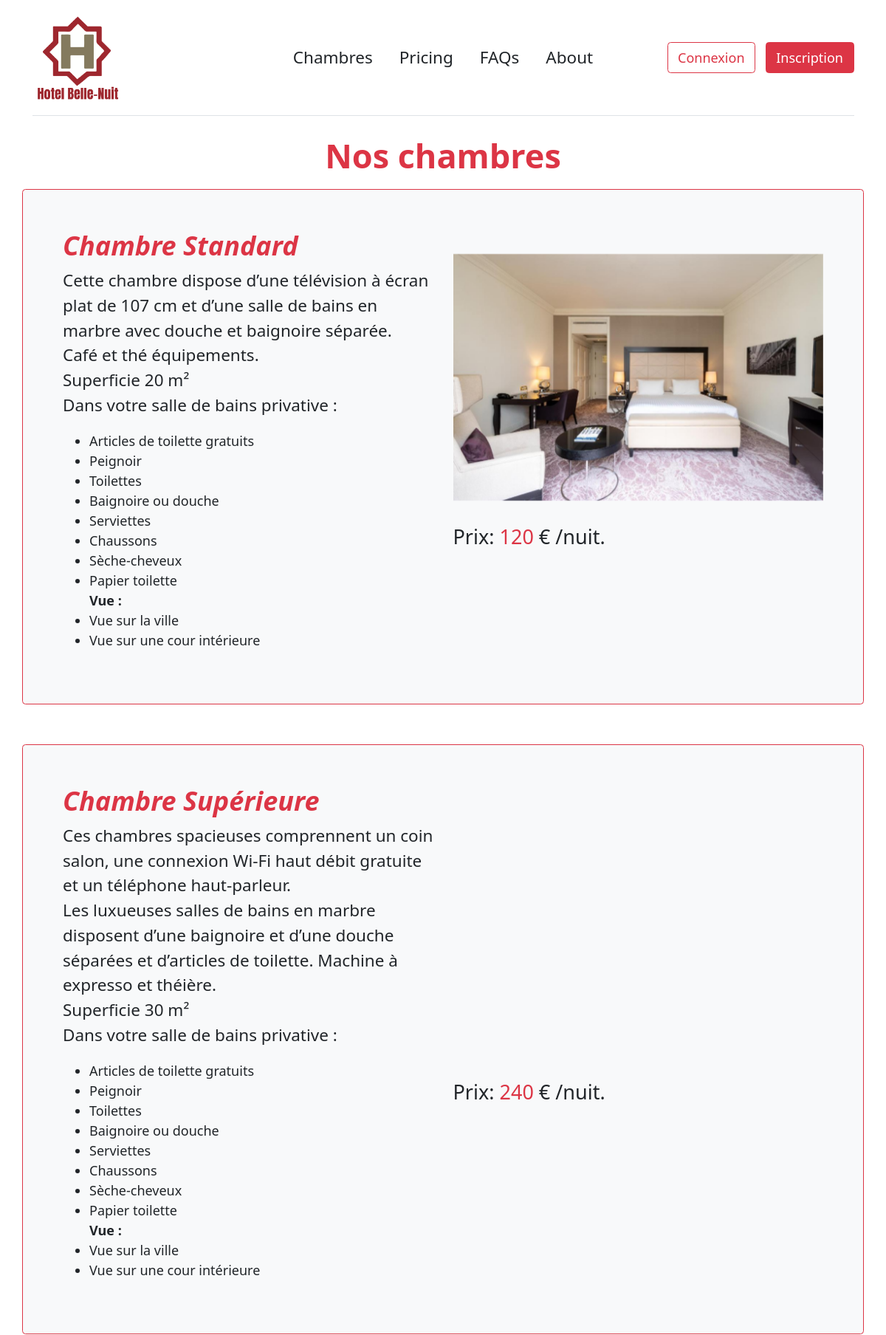
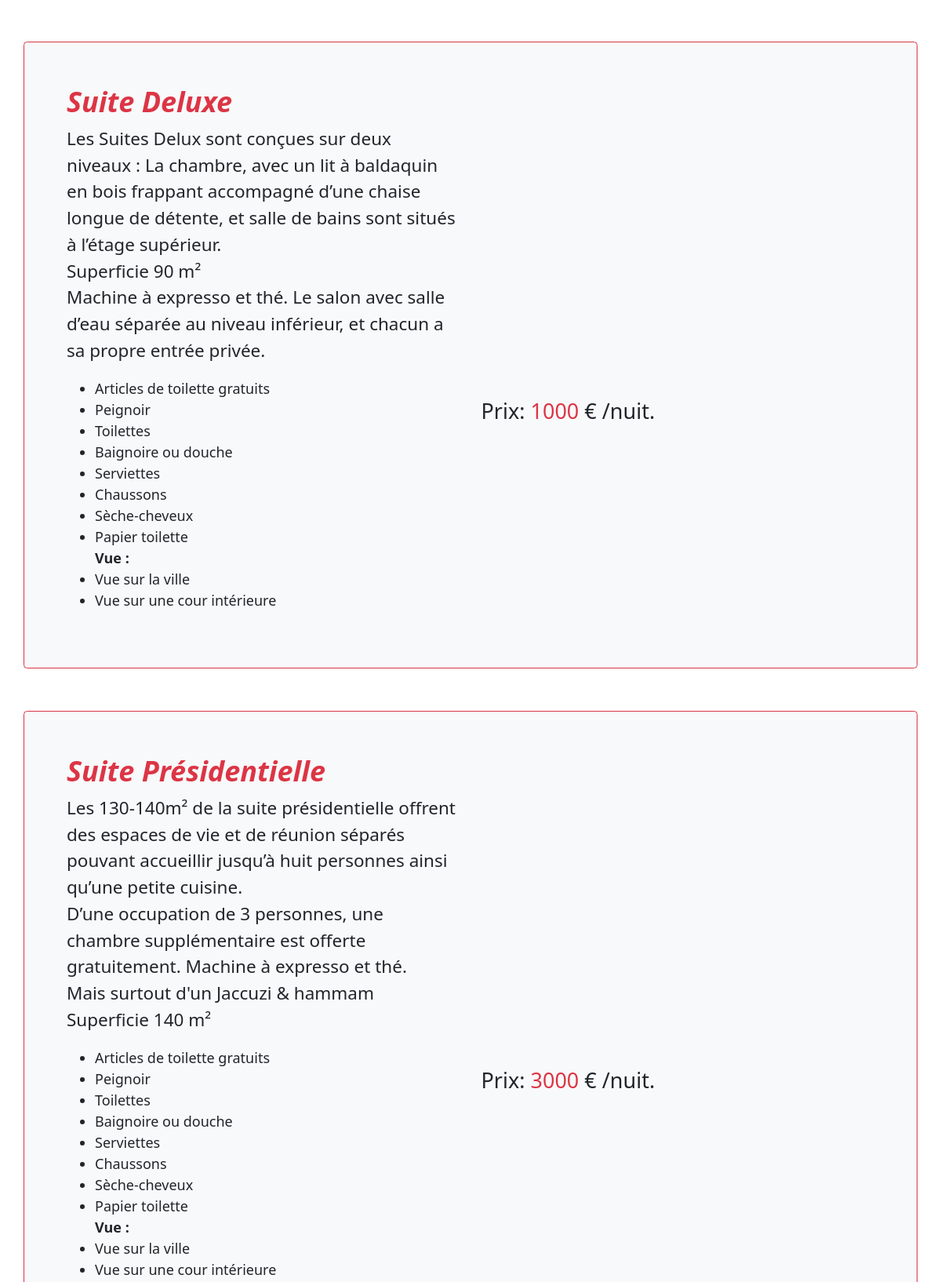
/bedrooms.php (upper part), run on the app's committed database (2 pictures, top to bottom).
### tables this page shows
CREATE TABLE IF NOT EXISTS `bedroom` (
  `bedroom_id` int(11) NOT NULL AUTO_INCREMENT,
  `bedroom_name` varchar(30) NOT NULL,
  `bedroom_description` text NOT NULL,
  `bedroom_bed` enum('double','twin','single') NOT NULL,
  `bedroom_people` int(11) NOT NULL,
  `bedroom_priceday` int(11) NOT NULL,
  `id_roomcategory` int(11) NOT NULL,
  PRIMARY KEY (`bedroom_id`),
  KEY `FK_category_beedroom` (`id_roomcategory`)
);

CREATE TABLE IF NOT EXISTS `picture` (
  `picture_id` int(11) NOT NULL AUTO_INCREMENT,
  `picture_name` varchar(50) NOT NULL,
  `picture_url` varchar(100) NOT NULL,
  `picture_description` text NOT NULL,
  PRIMARY KEY (`picture_id`)
);

### lib/php/fonctions.php (called while the page is built, shortened)
<?php
function getAllBedrooms () {
    $bdd = connectionBD();
    $stmt = $bdd->prepare('
    SELECT *
    FROM bedroom ');
    $stmt->execute();
    $bedrooms = $stmt->fetchAll(PDO::FETCH_ASSOC);
    return $bedrooms;
}
function getImagesBedroom($idBedroom){
    $bdd = connectionBD();
    $stmt = $bdd->prepare('
    SELECT p.picture_id,picture_name,picture_url,picture_description
    FROM picture p
    INNER JOIN gallery g on p.picture_id = g.id_picture
    INNER JOIN bedroom b on b.bedroom_id = g.id_bedroom
    WHERE b.bedroom_id = :idBedroom;');
    $stmt->bindValue(":idBedroom", $idBedroom);
    $stmt->execute();
    $images = $stmt->fetchAll(PDO::FETCH_ASSOC);
    return $images;
}

### bedrooms.php (the view)
<?php
require_once("gabarit/header.php");
require_once("gabarit/menu.php");
require_once("lib/php/fonctions.php");
$bedrooms = getAllBedrooms();
?>
<h1 class='text-center my-3 text-danger fw-bolder'>Nos chambres</h1>
<?php foreach ($bedrooms as $bedroom) : ?>
    <main class="container bg-light p-5 border border-danger rounded mb-5">
        <div class="row">
            <div class="col-6">
                <h2 class="text-danger fst-italic fw-bolder "><?= $bedroom['bedroom_name'] ?></h2>
                <p class="lead"><?= $bedroom['bedroom_description'] ?></p>
            </div>
            <div id="carouselExampleSlidesOnly" class="carousel slide col-6" data-bs-ride="carousel" data-bs-interval="3000">
                <div class="carousel-inner ">
                    <?php foreach ($bedrooms as $key => $bedroomImages) {
                        $images = getImagesBedroom($bedroom['bedroom_id']);
                        $bedroomsImages[$key]['image'] = $images;
                        $active = ($key == 0) ? 'active' : '';
                        echo '<div class="carousel-item ' . $active . '">';
                        echo '
                        <img src="' . $bedroomsImages[$key]["image"][$key]["picture_url"] . '" class="d-block w-100 active " alt="' . $bedroomsImages[$key]["image"][$key]["picture_description"].'">
                        </div>';}
                    ?>
                </div>
                <h4>Prix: <span class="text-danger"><?= $bedroom['bedroom_priceday'] ?> </span> € /nuit.</h4>
            </div>
        </div>
    </main>
<?php endforeach; ?>
<?php require_once("gabarit/footer.php"); ?>

### gabarit/header.php (shortened to what this page needs)
<!DOCTYPE html>
<html lang="fr">
<head>
    <link rel="stylesheet" href="ressources/bootstrap/css/bootstrap.min.css">
    <link rel="stylesheet" href="ressources/css/main.css">
    <link rel="stylesheet" href="ressources/css/signin.css">
</head>
<body>

### gabarit/menu.php (shortened to what this page needs)
<div class="container">
    <header class="d-flex flex-wrap align-items-center justify-content-center justify-content-md-between py-3 mb-4 border-bottom">
        <a href="index.php" class="d-flex align-items-center col-md-3 mb-2 mb-md-0 text-dark text-decoration-none">
            <img class="logo-menu" src="ressources/images/logo.png" alt="" srcset="">
        </a>
        <ul class="nav col-12 col-md-auto mb-2 justify-content-center mb-md-0 fs-5">
            <li><a href="bedrooms.php" class="nav-link px-6 link-dark">Chambres</a></li>
            <li><a href="#" class="nav-link px-6 link-dark">Pricing</a></li>
            <li><a href="#" class="nav-link px-6 link-dark">FAQs</a></li>
            <li><a href="#" class="nav-link px-6 link-dark">About</a></li>
        </ul>
        <?php
        if(isset($_SESSION['name'])){
           echo '
           <div class="col-md-3 text-end"><a href="profil.php"><button type="button" class="btn btn-warning text-dark">' . $_SESSION["surname"] . ' ' . $_SESSION["name"] .'</button></a>
           <a href="deconnection.php"><button type="button" class="btn btn-outline-danger me-2">Déconnexion</button></a>
           </div>';
        } else {
            echo '
            <div class="col-md-3 text-end">
            <a href="connection.php"><button type="button" class="btn btn-outline-danger me-2">Connexion</button></a>
                <a href="inscription.php"><button type="button" class="btn btn-danger">Inscription</button></a>
            </div>';
        }
        ?>
    </header>
</div>

### gabarit/footer.php (shortened to what this page needs)
</body>
</html>

### ressources/css/main.css (style rules this page uses)
html { font-size: 18px; }
.logo-menu { height: 120px; width: 120px; }
#carouselExampleSlidesOnly .carousel-item img { object-fit: contain; object-position: center; overflow: hidden; height: 50vh; }

### data on the page
bedroom: bedroom_name "Chambre Standard", bedroom_description "Cette chambre dispose d’une télévision à écran plat de 107 cm et d’une salle de bains en marbre avec douche et baignoire séparée. Café et thé équipements. Superficie 20 m² Dans votre salle de bains privative : Articles de toilette gratuits Peignoir Toilettes Baignoire ou douche Serviettes Chaussons Sèche-cheveux Papier toilette Vue : Vue sur la ville Vue sur une cour intérieure", picture.picture_url (picture), bedroom_priceday "120"
bedroom: bedroom_name "Chambre Supérieure", bedroom_description "Ces chambres spacieuses comprennent un coin salon, une connexion Wi-Fi haut débit gratuite et un téléphone haut-parleur. Les luxueuses salles de bains en marbre disposent d’une baignoire et d’une douche séparées et d’articles de toilette. Machine à expresso et théière. Superficie 30 m² Dans votre salle de bains privative : Articles de toilette gratuits Peignoir Toilettes Baignoire ou douche Serviettes Chaussons Sèche-cheveux Papier toilette Vue : Vue sur la ville Vue sur une cour intérieure", bedroom_priceday "240"
bedroom: bedroom_name "Suite Deluxe", bedroom_description "Les Suites Delux sont conçues sur deux niveaux : La chambre, avec un lit à baldaquin en bois frappant accompagné d’une chaise longue de détente, et salle de bains sont situés à l’étage supérieur. Superficie 90 m² Machine à expresso et thé. Le salon avec salle d’eau séparée au niveau inférieur, et chacun a sa propre entrée privée. Articles de toilette gratuits Peignoir Toilettes Baignoire ou douche Serviettes Chaussons Sèche-cheveux Papier toilette Vue : Vue sur la ville Vue sur une cour intérieure", bedroom_priceday "1000"
bedroom: bedroom_name "Suite Présidentielle", bedroom_description "Les 130-140m² de la suite présidentielle offrent des espaces de vie et de réunion séparés pouvant accueillir jusqu’à huit personnes ainsi qu’une petite cuisine. D’une occupation de 3 personnes, une chambre supplémentaire est offerte gratuitement. Machine à expresso et thé. Mais surtout d'un Jaccuzi & hammam Superficie 140 m² Articles de toilette gratuits Peignoir Toilettes Baignoire ou douche Serviettes Chaussons Sèche-cheveux Papier toilette Vue : Vue sur la ville Vue sur une cour intérieure", bedroom_priceday "3000"
